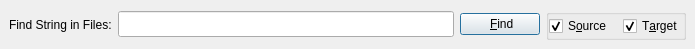
<ui version="4.0" >
 <class>frmFind</class>
 <widget class="QWidget" name="frmFind" >
  <property name="enabled" >
   <bool>true</bool>
  </property>
  <property name="geometry" >
   <rect>
    <x>0</x>
    <y>0</y>
    <width>695</width>
    <height>44</height>
   </rect>
  </property>
  <property name="sizePolicy" >
   <sizepolicy>
    <hsizetype>7</hsizetype>
    <vsizetype>7</vsizetype>
    <horstretch>0</horstretch>
    <verstretch>0</verstretch>
   </sizepolicy>
  </property>
  <property name="windowTitle" >
   <string>Find</string>
  </property>
  <property name="autoFillBackground" >
   <bool>true</bool>
  </property>
  <layout class="QGridLayout" >
   <property name="margin" >
    <number>9</number>
   </property>
   <property name="spacing" >
    <number>6</number>
   </property>
   <item row="0" column="1" >
    <widget class="QLineEdit" name="lineEdit" >
     <property name="enabled" >
      <bool>true</bool>
     </property>
     <property name="minimumSize" >
      <size>
       <width>0</width>
       <height>26</height>
      </size>
     </property>
    </widget>
   </item>
   <item row="0" column="2" >
    <widget class="QPushButton" name="find" >
     <property name="enabled" >
      <bool>true</bool>
     </property>
     <property name="text" >
      <string> &amp;Find</string>
     </property>
     <property name="icon" >
      <iconset>../images/find.png</iconset>
     </property>
     <property name="autoDefault" >
      <bool>true</bool>
     </property>
     <property name="default" >
      <bool>true</bool>
     </property>
     <property name="flat" >
      <bool>false</bool>
     </property>
    </widget>
   </item>
   <item row="0" column="0" >
    <widget class="QLabel" name="lblFind" >
     <property name="sizeIncrement" >
      <size>
       <width>0</width>
       <height>0</height>
      </size>
     </property>
     <property name="text" >
      <string>Find String in Files:</string>
     </property>
    </widget>
   </item>
   <item row="0" column="4" >
    <widget class="QGroupBox" name="groupBox" >
     <property name="sizePolicy" >
      <sizepolicy>
       <hsizetype>5</hsizetype>
       <vsizetype>0</vsizetype>
       <horstretch>0</horstretch>
       <verstretch>0</verstretch>
      </sizepolicy>
     </property>
     <property name="title" >
      <string/>
     </property>
     <layout class="QHBoxLayout" >
      <property name="margin" >
       <number>0</number>
      </property>
      <property name="spacing" >
       <number>11</number>
      </property>
      <item>
       <widget class="QCheckBox" name="chbsource" >
        <property name="text" >
         <string>S&amp;ource</string>
        </property>
        <property name="checked" >
         <bool>true</bool>
        </property>
       </widget>
      </item>
      <item>
       <widget class="QCheckBox" name="chbtarget" >
        <property name="text" >
         <string>T&amp;arget</string>
        </property>
        <property name="checked" >
         <bool>true</bool>
        </property>
       </widget>
      </item>
     </layout>
    </widget>
   </item>
  </layout>
 </widget>
 <tabstops>
  <tabstop>lineEdit</tabstop>
  <tabstop>find</tabstop>
 </tabstops>
 <resources/>
 <connections/>
</ui>
